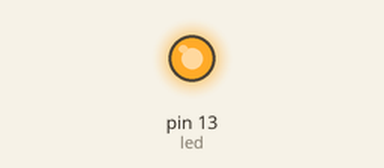
The program below on a simulated Arduino Uno, built with avr-gcc and run on an emulated ATmega328P. Parts: output pins drawn as LEDs (lit = HIGH).

Above: at 2.5 s.
At 7.5 s:
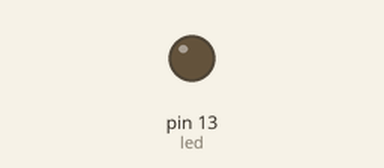
Timing chart, 0 to 13.0 s (numbered marks = the images above):
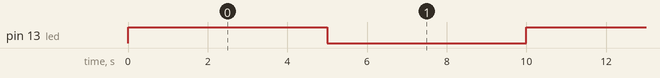

The program:

main.cpp
```cpp
/*
  fichier : fun-mooc-Blink.cpp
  auteur : David GILLARD
  github: https://github.com/davidgillard

  Clignotement
  Allume la LED 13 pendant 5 seconde,
  puis l'éteint pendant 5 seconde.

Complément d'information ici on utilise le célébre language c++ pour faire
fonctionner le projet Blink pour ce faire :
- Ajouter la librairie qui va bien :  #include <Arduino.h> au début du fichier source
- Declaré chaque function personnalisé (excluding built-in, such as setup and loop) before it will be called.

*/

#include <Arduino.h>

int led=13;

void setup () {
    pinMode(led, OUTPUT);
}

void loop() {
    digitalWrite(led, HIGH);
    delay(5000);
    digitalWrite(led, LOW);
    delay(5000);
}
```

Measured:
- by itself, pin 13 (led): alternates HIGH for 5.0 s and LOW for 5.0 s
